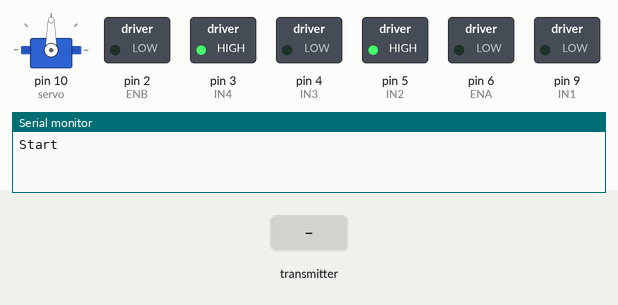
Bench run of a sketch on a simulated Arduino Uno, built with avr-gcc and run on an emulated ATmega328P. On the bench: servo, switched loads named in the sketch (green lamp = pin HIGH), the last lines printed to the serial monitor. The test bench sets the inputs (shaded band). No radio packets arrive unless stated.

Above: at 1.2 s.
1.3 s: the transmitter starts sending data = 0
At 1.7 s:
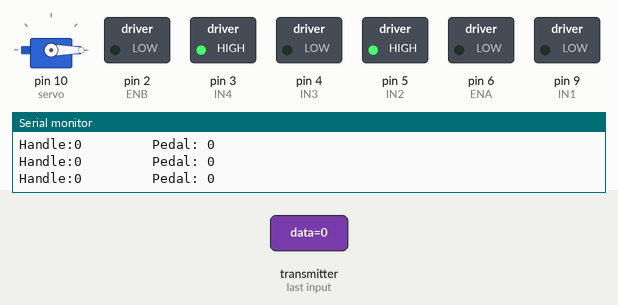
2.8 s: the transmitter starts sending data = 256
At 4.0 s:
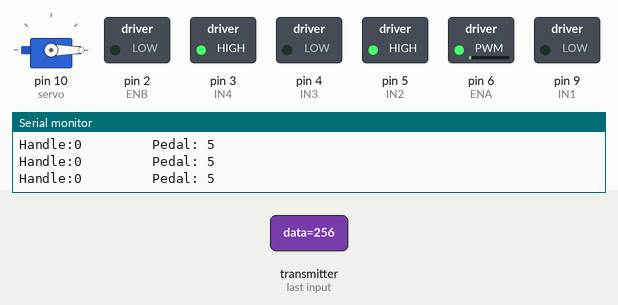
Timing chart, 0 to 5.8 s (numbered marks = the images above; inputs shaded):
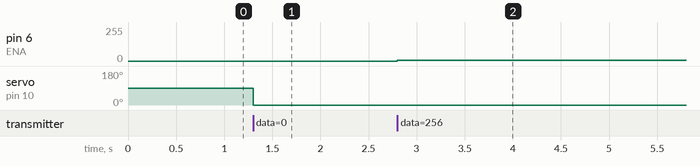

Measured:
- after the input at 1.3 s, servo on pin 10 (servo): 90° → 0° at once
- after the input at 2.8 s, pin 6 (ENA): 0/255 → 5/255 at once

The sketch:

RC_car.ino
```cpp
//Servo motor configuration
#include <Servo.h>

Servo servo;
//nrf24l01 configuration
#include <SPI.h>
#include "RF24.h"
#define D_RANGE 650
#define R_RANGE 180

//DC motor configuration
#define ENA 6
#define IN1 9
#define IN2 5
#define IN3 4
#define IN4 3
#define ENB 2

RF24 radio(7, 8);
byte addresses[][6] = {"Node1", "Node2"};
int data, R_data, P_data; // R_data =>data from Rotary Encoder & P_data => data from slide potentiometer

void setup() {
  //Serial print
  Serial.begin(9600);
  Serial.print(F("Start"));
  //nrf24l01 setup
  radio.begin();
  radio.setRetries(15, 15);
  radio.setPALevel(RF24_PA_LOW);
  radio.openReadingPipe(1, addresses[0]);
  radio.startListening();

  //DC motor setup
  pinMode(IN1, OUTPUT);
  pinMode(IN2, OUTPUT);
  pinMode(IN3, OUTPUT);
  pinMode(IN4, OUTPUT);
  digitalWrite(IN1,LOW); //forward
  digitalWrite(IN2,HIGH);
  digitalWrite(IN3,LOW); //foarward
  digitalWrite(IN4,HIGH);

  //Servo motor setup
  servo.attach(10);

  delay(10);
}


void loop() {

  if (radio.available()) {
      while (radio.available()) {
        radio.read(&data, sizeof(data)); //Read Data from the other nrf24l01
      }
      if (data > 200) {
        P_data = data / 10; //To differentiate P_data from the R_data, multiply the data from the slide_pot then devide it in equal number
        P_data = P_data * 11/ 52;
        analogWrite(ENA, P_data);
        analogWrite(ENB, P_data);

      }
      else {
        R_data = data;
        servo.write(R_data);
      }

      Serial.print("Handle:");Serial.print(R_data);
      Serial.print("         ");
      Serial.print("Pedal: "); Serial.print(P_data);Serial.println(" ");
      delay(1);
  }
}
```
